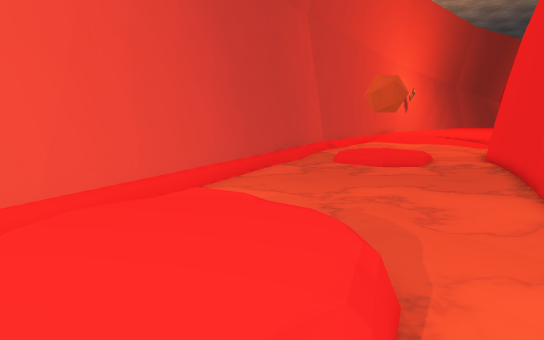
view 1 (above)

16 first-person views from a walk through a level from a Godot 3-D game. The camera is 1.2 m above the floor, tilts 10° down and sees 85° across. The floor is counted in squares, 0.5 m on a side. Each view is taken from the middle of a square. On the plan, view 1 faces up. The plan holds only what a view shows up to about 19 squares ahead; the rest is blank. The place goes on beyond the plan. Surface patterns are stand-ins for the level's own textures.

view 2
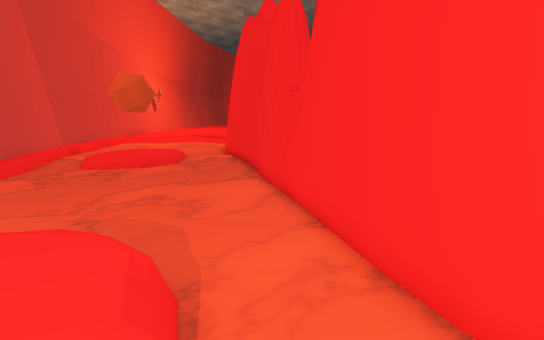

view 3
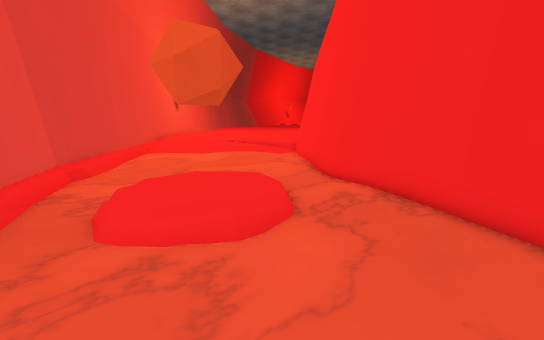

view 4
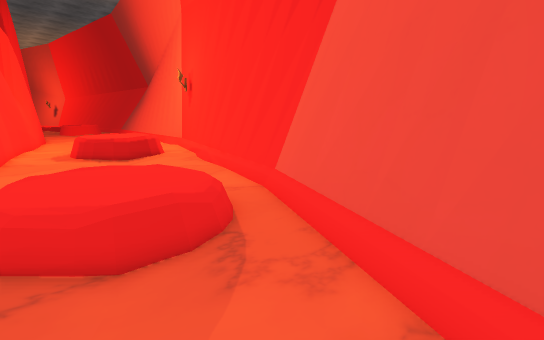

view 5
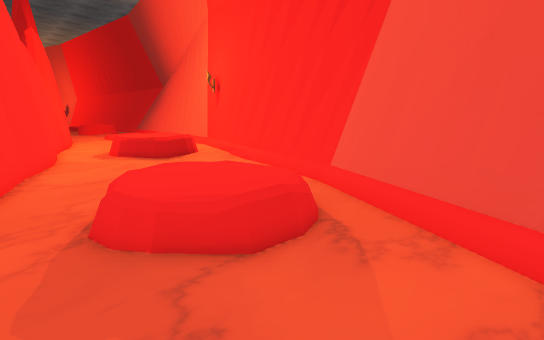

view 6
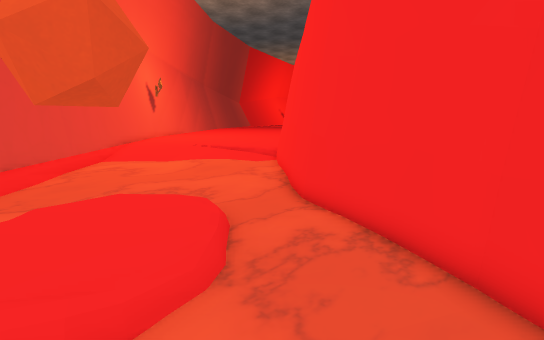

view 7
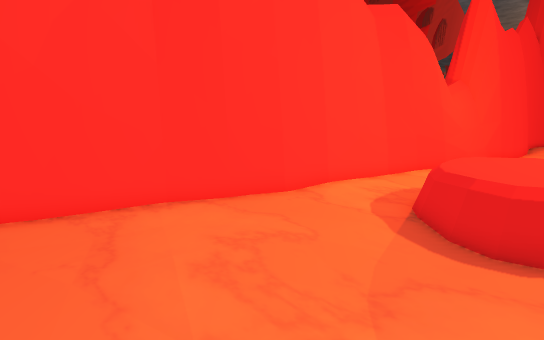

view 8
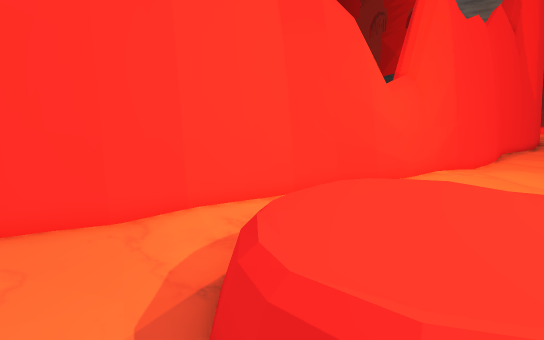

view 9
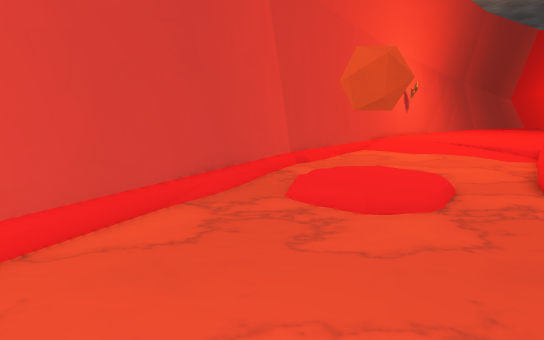

view 10
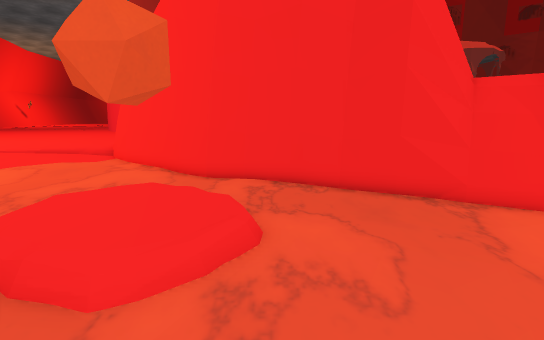

view 11
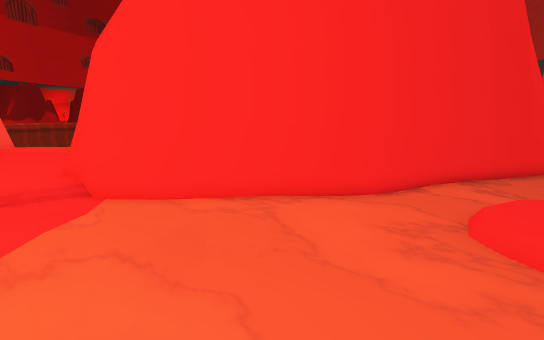

view 12
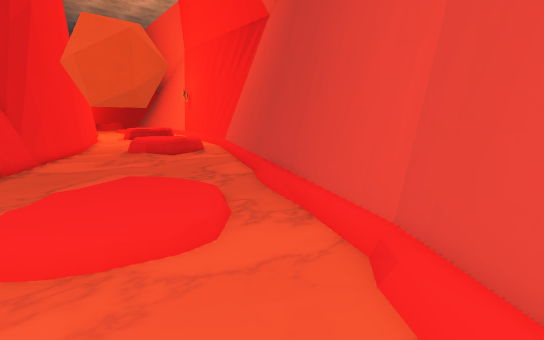

view 13
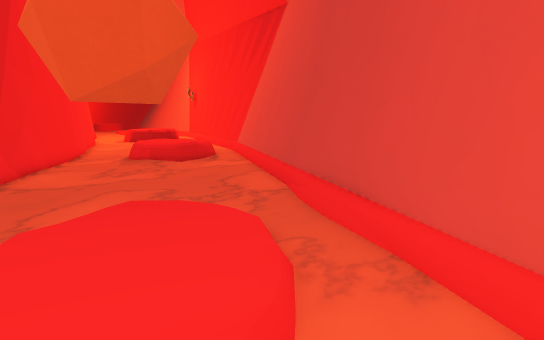

view 14
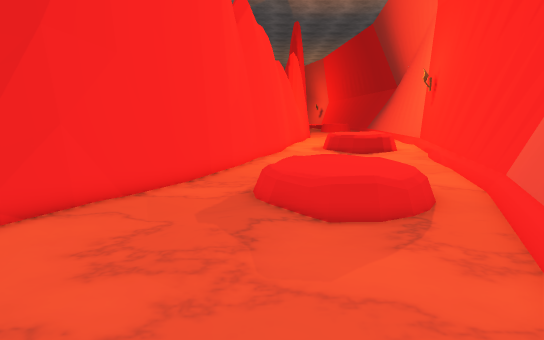

view 15
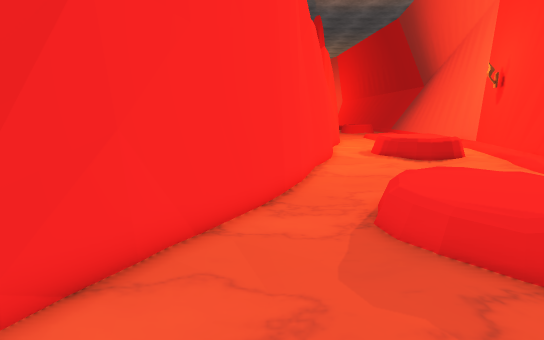

view 16
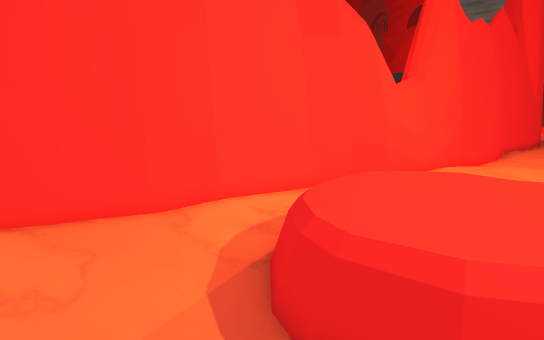

### Floor plan
Key: @ floor where view 1 was taken; # wall or solid block; . main floor; : floor 0.25 m higher than the main floor; + floor 0.5 m higher than the main floor; / step, stairs or slope; = window, fence, low wall or low ledge; ^ raised ledge; O other object.
Columns run from 7 left of view 1 to 20 right of it. Each row starts with its distance up from view 1.
 26              #=.........:/::
 25             ##.........../::
 24            ###...........===
 23           ##=...........####
 22          ##=............##
 21          ##............##
 20         ##=...........##
 19         ##..::::.....##
 18        ##=..OOO::...##
 17        #=..:OOO::..##
 16       ###..::OO:...##
 15      ##=....:::...##
 14      ##...........##
 13      #=...........#
 12     ##...........##
 11     #............#
 10    ##...........##
  9   ###..........=#
  8  ##=...........##
  7  ###..........=##
  6 ##=..++.......##
  5 ###.++++:....##
  4 #=./+++++...##
  3 ##./+++++...##
  2 =.. ++++...##
  1 =.   ++:...#
  0 ..     @..##
 -1 ..   .....#
 -2 ..  ......#
 -3 .. ......##
 -4 .........##
 -5 .........#
 -6 ........##
 -7 ........#
 -8 ^^^....=#
 -9 ^^^^...##
-10 ^^^^...##
-11 ^^^^...#
-12 ^^^^ ..#
-13 ^^^  ..#
-14      .##
-15      .##
-16      =#
-17      ##
-18     .##
-19  ....##
-20  ...=#
-21  ...##
-22  ...#
-23  ...#
-24  ..##

Positions as (right, up) in squares from view 1, and headings:
1: (0, 0), facing up
2: (0, 0), facing up-right
3: (2, 10), facing up-right
4: (1, 11), facing down-left
5: (3, 10), facing down-left
6: (5, 11), facing up-right
7: (-6, -1), facing down-right
8: (-7, -6), facing down-right
9: (3, 7), facing up
10: (0, 14), facing right
11: (8, 26), facing down-right
12: (9, 25), facing down-left
13: (8, 22), facing down-left
14: (1, 13), facing down
15: (4, 10), facing down
16: (-7, -5), facing down-right
